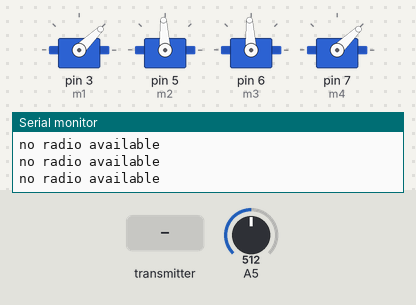
Bench run of a sketch on a simulated Arduino Uno, built with avr-gcc and run on an emulated ATmega328P. Parts: 4 × servo, the last lines printed to the serial monitor. Inputs (shaded band) come from the test bench; at power-on: A5 = 512. No radio packets arrive unless stated.

Above: at 1.2 s.
1.3 s: the transmitter starts sending posw = 0
At 1.53 s:
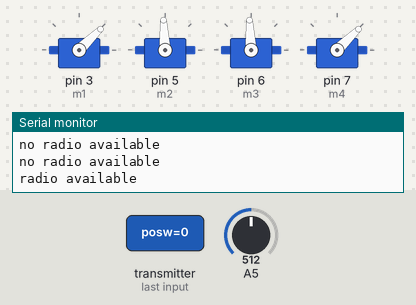
4.3 s: the transmitter starts sending posx = 64
7.3 s: the transmitter starts sending posy = 64
10.3 s: the transmitter starts sending posz = 64
13.3 s: the transmitter starts sending posx = 0
16.3 s: the transmitter starts sending posy = 0
Timing chart, 0 to 20.3 s (numbered marks = the images above; inputs shaded):
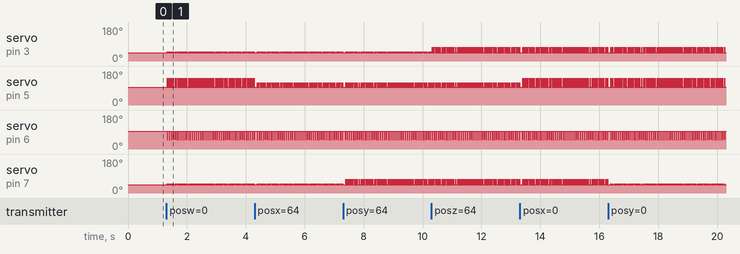

Measured:
- after the input at 1.3 s, servo on pin 3 (m1), servo on pin 7 (m4): alternates 50° for 0.01 s and 44° for 0.05 s, starting at once; servo on pin 5 (m2): alternates 141° for 0.01 s and 93° for 0.05 s, starting at once; servo on pin 6 (m3): alternates 93° for 0.05 s and 50° for 0.01 s, starting at once

The sketch:

Drone_Receiver.ino
```cpp
//RECIEVER//
#include <Servo.h>
#include <SPI.h>
#include "nRF24L01.h"
#include "RF24.h"
#define no_of_cells 3

struct packet {
  byte posw;
  byte posx;
  byte posy;
  byte posz;
} State;

RF24 radio(9, 10);
const uint64_t pipe =183 ;
Servo m1;   //create esc objects
Servo m2;
Servo m3;
Servo m4;
int w,x,y,z;
float ack=0.0;    //battery voltage

void reset(){
  x=1500;y=1000;z=1000;w=1500; //This is neccesary incase of transmission failure
}
void setup(void) {
  m1.attach(3);
  m2.attach(5);
  m3.attach(6);
  m4.attach(7);
  Serial.begin(9600);
  radio.begin();
  radio.openReadingPipe(1, pipe);
  radio.startListening();
  radio.enableAckPayload();
  reset();    //intialize the values

}

void loop(void) {
  if (radio.available()) {
     Serial.println("radio available");
    radio.read(&State, sizeof(State));
      w=map(State.posw,0,255,1060,2000);
      x=map(State.posx,0,255,2000,1060);
      y=map(State.posy,0,255,1060,2000);
      z=map(State.posz,0,255,1060,2000);

    m1.writeMicroseconds(z);
    m2.writeMicroseconds(x);
    m3.writeMicroseconds(w);
    m4.writeMicroseconds(y);
    /*Serial.print(z);                  //incase any problem occurs uncomment and check values in Serial Monitor
    Serial.print(F(", "));
    Serial.print(x);
    Serial.print(F(", "));
    Serial.print(w);
    Serial.print(F(", "));
    Serial.println(y);*/
    ack=analogRead(A5)* (5.04/920)*no_of_cells ;    //battery voltage calculations
    Serial.println(ack);
    radio.writeAckPayload(1, &ack, sizeof(ack));      //send battery voltage to transmitter
  delay(5);
  }
else{
  reset();  //reset values and write to the esc
   m1.writeMicroseconds(z);
    m2.writeMicroseconds(x);
    m3.writeMicroseconds(w);
    m4.writeMicroseconds(y);
  Serial.println("no radio available");

  }
}
```
